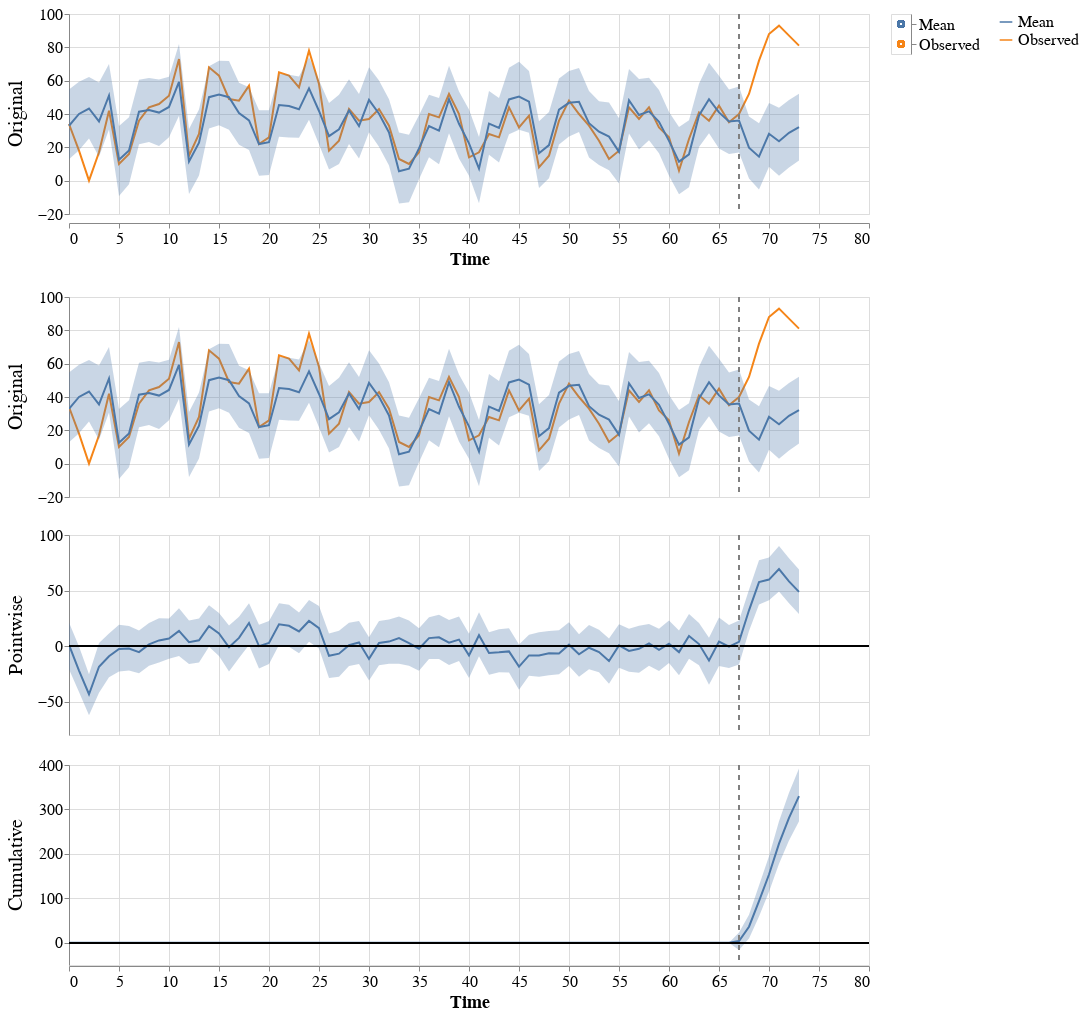

The notebook cell this image was saved under:
### Markdown cell above
## Run The Analysis

### Code cell
pre_period = [int(max(0, event_index-days_before_event)), int(event_index)]
post_period = [int(event_index + 1), int(event_index + days_after_event)]

impact = causalimpact.fit_causalimpact(
    data=df[df.columns[1:number_of_covariates + 2]],
    pre_period=pre_period,
    post_period=post_period)

display(Markdown("##Summary report"))
print(causalimpact.summary(impact, output_format='summary'))

display(Markdown("##Plotted results"))
display(causalimpact.plot(impact, static_plot=False, chart_width=800))

display(Markdown("##Detailed Report"))
print(causalimpact.summary(impact, output_format='report'))

### Figure 1 — Vega-Lite specification as saved in the notebook (floating-point values rounded to 4 significant figures; data arrays with more than 128 entries replaced by an {"elided": "..."} marker saying what was removed)
{"config": {"view": {"continuousWidth": 400, "continuousHeight": 300}, "axis": {"labelFontSize": 16, "titleFontSize": 18}, "background": "white", "header": {"labelFontSize": 20}}, "hconcat": [{"vconcat": [{"data": {"name": "data-f65bb933bf3c1d8e653b7356cc28ce27"}, "facet": {"row": {"field": "scale_pretty", "sort": ["Original", "Pointwise", "Cumulative"], "title": "", "type": "nominal"}}, "spec": {"layer": [{"mark": "line", "encoding": {"color": {"field": "stat_pretty", "legend": {"labelFontSize": 16, "symbolSize": 160, "title": ""}, "type": "nominal"}, "x": {"field": "time", "title": "Time", "type": "quantitative"}, "y": {"field": "value", "scale": {"zero": false}, "title": "", "type": "quantitative"}}, "height": 200, "width": 800}, {"mark": {"type": "area", "opacity": 0.3}, "encoding": {"x": {"field": "time", "title": "Time", "type": "quantitative"}, "y": {"field": "upper", "type": "quantitative"}, "y2": {"field": "lower"}}, "height": 200, "selection": {"selector001": {"type": "interval", "encodings": ["x"]}}, "width": 800}, {"mark": "rule", "encoding": {"y": {"field": "zero", "type": "quantitative"}}}, {"mark": {"type": "rule", "strokeDash": [5, 5]}, "encoding": {"color": {"value": "grey"}, "x": {"field": "post_period_start", "type": "quantitative"}}}]}, "resolve": {"scale": {"y": "independent"}}}, {"data": {"name": "data-8d29e5b094e46558dd409adb99a864e6"}, "facet": {"row": {"field": "scale_pretty", "sort": ["Original", "Pointwise", "Cumulative"], "title": "", "type": "nominal"}}, "spec": {"layer": [{"mark": "line", "encoding": {"color": {"condition": {"field": "stat_pretty", "legend": null, "type": "nominal", "selection": "selector002"}, "value": "lightgray"}, "x": {"field": "time", "scale": {"domain": {"selection": "selector001"}}, "title": "Time", "type": "quantitative"}, "y": {"field": "value", "scale": {"zero": false}, "title": "", "type": "quantitative"}}, "height": 200, "width": 800}, {"mark": {"type": "area", "opacity": 0.3}, "encoding": {"x": {"field": "time", "scale": {"domain": {"selection": "selector001"}}, "title": "Time", "type": "quantitative"}, "y": {"field": "upper", "type": "quantitative"}, "y2": {"field": "lower"}}, "height": 200, "width": 800}, {"mark": "rule", "encoding": {"y": {"field": "zero", "type": "quantitative"}}}, {"mark": {"type": "rule", "strokeDash": [5, 5]}, "encoding": {"color": {"value": "grey"}, "x": {"field": "post_period_start", "scale": {"domain": {"selection": "selector001"}}, "type": "quantitative"}}}]}, "resolve": {"scale": {"y": "independent"}}}]}, {"data": {"name": "data-8d29e5b094e46558dd409adb99a864e6"}, "mark": "point", "encoding": {"color": {"condition": {"field": "stat_pretty", "legend": null, "type": "nominal", "selection": "selector002"}, "value": "lightgray"}, "y": {"axis": {"orient": "right"}, "field": "stat_pretty", "title": "", "type": "nominal"}}, "selection": {"selector002": {"type": "multi", "fields": ["stat_pretty"]}}}], "$schema": "https://vega.github.io/schema/vega-lite/v4.17.0.json", "datasets": {"data-f65bb933bf3c1d8e653b7356cc28ce27": {"elided": "148 records"}, "data-8d29e5b094e46558dd409adb99a864e6": {"elided": "296 records"}}}
